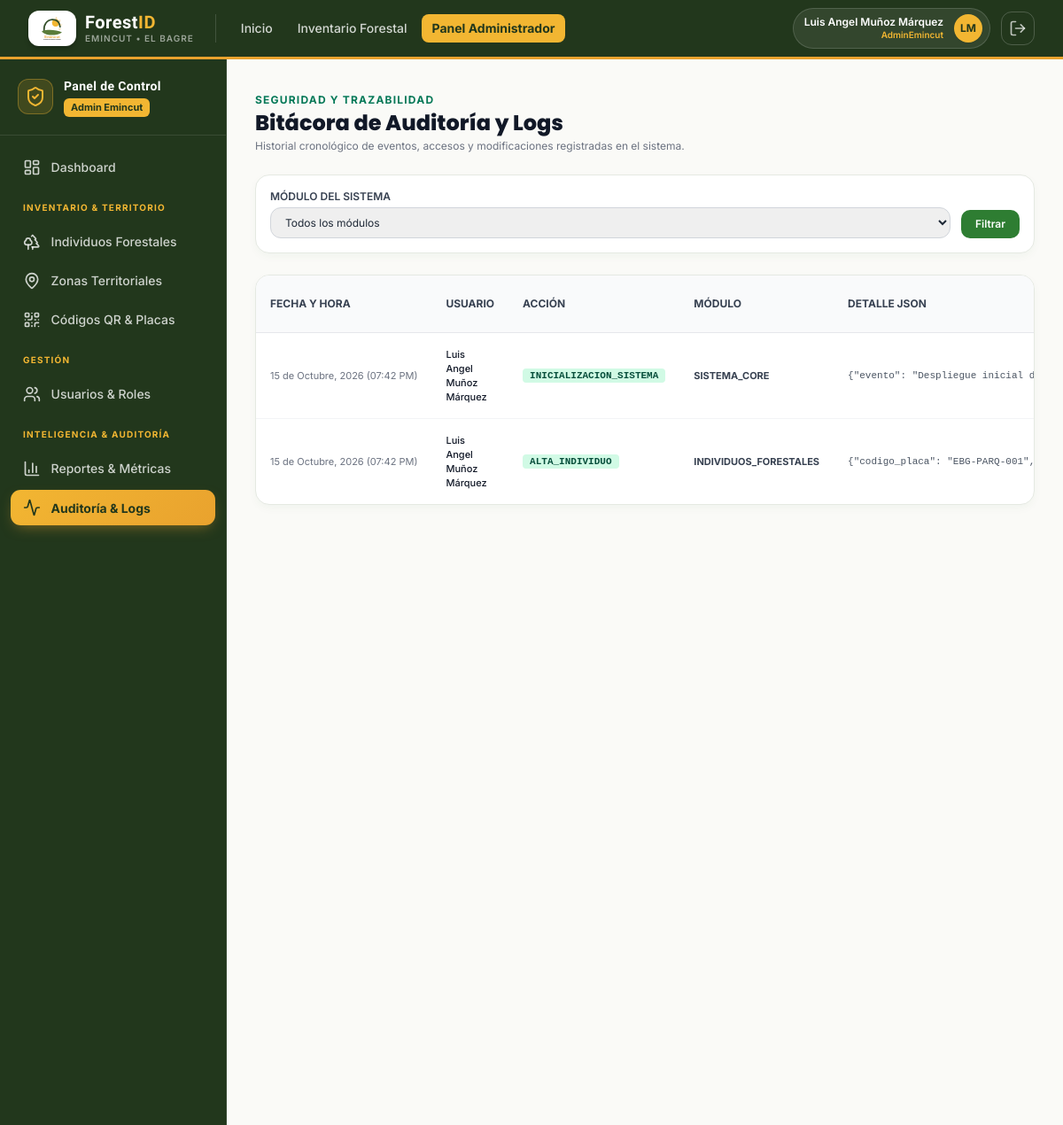
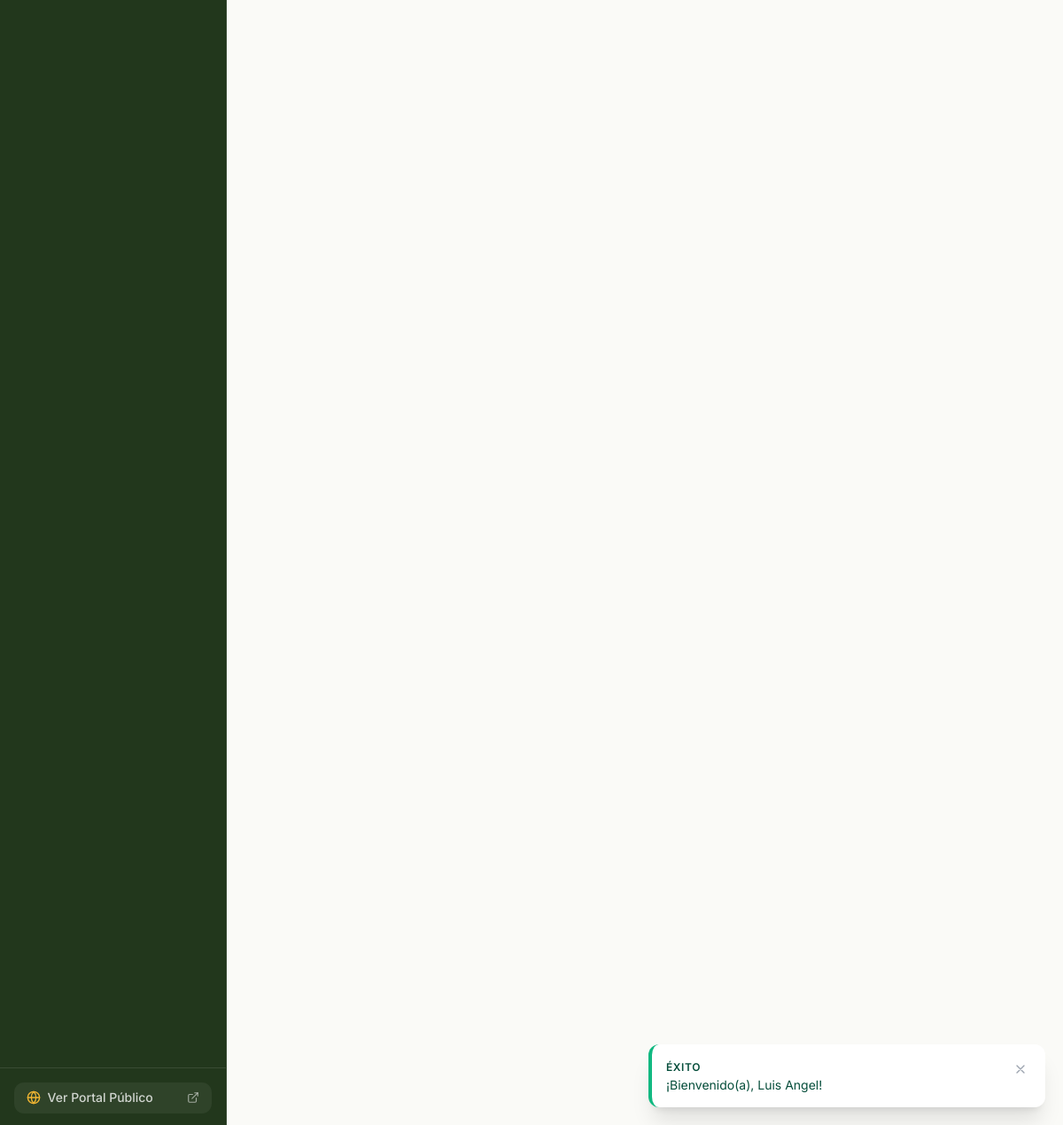
Page /admin/logs/index.php (signed in) on the committed database (2 pictures, top to bottom).
### tables this page shows
CREATE TABLE `logs_sistema` (
    `id_log` CHAR(36) NOT NULL DEFAULT (UUID()),
    `id_usuario` CHAR(36) NULL,
    `accion` VARCHAR(150) NOT NULL,
    `modulo_afectado` VARCHAR(100) NOT NULL,
    `detalle` JSON NULL,
    `ip_origen` VARCHAR(45) NULL,
    `fecha_registro` DATETIME NOT NULL DEFAULT CURRENT_TIMESTAMP,
    PRIMARY KEY (`id_log`),
    CONSTRAINT `fk_logs_usuarios` FOREIGN KEY (`id_usuario`) REFERENCES `usuarios` (`id_usuario`) ON UPDATE CASCADE ON DELETE SET NULL,
    INDEX `idx_logs_usuario` (`id_usuario`),
    INDEX `idx_logs_modulo` (`modulo_afectado`),
    INDEX `idx_logs_fecha` (`fecha_registro`)
);

CREATE TABLE `usuarios` (
    `id_usuario` CHAR(36) NOT NULL DEFAULT (UUID()),
    `id_rol` CHAR(36) NOT NULL,
    `nombres` VARCHAR(100) NOT NULL,
    `apellidos` VARCHAR(100) NOT NULL,
    `correo` VARCHAR(150) NOT NULL UNIQUE,
    `password_hash` VARCHAR(255) NOT NULL,
    `telefono` VARCHAR(20) NULL,
    `estado` TINYINT(1) NOT NULL DEFAULT 1 COMMENT '1: Activo, 0: Inactivo',
    `ultimo_acceso` DATETIME NULL,
    `fecha_creacion` DATETIME NOT NULL DEFAULT CURRENT_TIMESTAMP,
    PRIMARY KEY (`id_usuario`),
    CONSTRAINT `fk_usuarios_roles` FOREIGN KEY (`id_rol`) REFERENCES `roles` (`id_rol`) ON UPDATE CASCADE ON DELETE RESTRICT,
    INDEX `idx_usuarios_correo` (`correo`),
    INDEX `idx_usuarios_rol` (`id_rol`)
);

### admin/logs/index.php (the view, shortened to what this page needs)
<?php
require_once __DIR__ . '/../../includes/funciones.php';
$pdo = getDBConnection();
$where = "1=1";
$params = [];
$stmt = $pdo->prepare("
    SELECT l.*, u.nombres, u.apellidos, u.correo
    FROM `logs_sistema` l
    LEFT JOIN `usuarios` u ON l.id_usuario = u.id_usuario
    WHERE {$where}
    ORDER BY l.fecha_registro DESC
    LIMIT 100
");
$stmt->execute($params);
$logs = $stmt->fetchAll();
require_once __DIR__ . '/../../includes/header.php';
require_once __DIR__ . '/../../includes/navbar.php';
?>
<div class="flex-1 flex flex-col md:flex-row">
    <?php require_once __DIR__ . '/../../includes/sidebar_admin.php'; ?>
    <main class="flex-1 p-6 sm:p-8 space-y-6 overflow-y-auto">
        <div class="flex flex-col sm:flex-row items-start sm:items-center justify-between gap-4">
            <div>
                <span class="text-xs font-bold text-emerald-700 uppercase tracking-widest">Seguridad y Trazabilidad</span>
                <h1 class="font-heading font-extrabold text-2xl text-gray-900">Bitácora de Auditoría y Logs</h1>
                <p class="text-xs text-gray-500 mt-0.5">
                    Historial cronológico de eventos, accesos y modificaciones registradas en el sistema.
                </p>
            </div>
        </div>
        <div class="forest-card p-4">
            <form method="GET" action="index.php" class="flex flex-col sm:flex-row items-end gap-3">
                <div class="flex-1">
                    <label class="block text-xs font-semibold text-gray-700 uppercase mb-1">Módulo del Sistema</label>
                    <select name="modulo" class="w-full py-2 px-3 border border-gray-300 rounded-xl text-xs focus:ring-2 focus:ring-emerald-600 outline-none">
                        <option value="">Todos los módulos</option>
                    </select>
                </div>
                <button type="submit" class="btn-forest-primary text-xs py-2 px-4">Filtrar</button>
            </form>
        </div>
        <div class="forest-card overflow-hidden">
            <div class="overflow-x-auto">
                <table class="w-full text-left text-xs text-gray-600">
                    <thead class="bg-gray-50 border-b border-gray-200 text-gray-700 uppercase font-semibold">
                        <tr>
                            <th class="p-4">Fecha y Hora</th>
                            <th class="p-4">Usuario</th>
                            <th class="p-4">Acción</th>
                            <th class="p-4">Módulo</th>
                            <th class="p-4">Detalle JSON</th>
                        </tr>
                    </thead>
                    <tbody class="divide-y divide-gray-100 font-mono text-[11px]">
                        <?php if (empty($logs)): ?>
                            <tr>
                                <td colspan="6" class="p-8 text-center text-gray-400 italic font-sans">No hay registros de auditoría para mostrar.</td>
                            </tr>
                        <?php else: ?>
                            <?php foreach ($logs as $log): ?>
                                <tr class="hover:bg-gray-50 transition-colors">
                                    <td class="p-4 whitespace-nowrap text-gray-500 font-sans">
                                        <?= formatear_fecha($log['fecha_registro'], true) ?>
                                    </td>
                                    <td class="p-4 font-sans font-medium text-gray-900">
                                        <?= !empty($log['nombres']) ? htmlspecialchars($log['nombres'] . ' ' . $log['apellidos']) : '<span class="text-gray-400 italic">Anónimo / Sistema</span>' ?>
                                    </td>
                                    <td class="p-4">
                                        <span class="px-2 py-0.5 rounded bg-emerald-100 text-emerald-900 font-bold">
                                            <?= htmlspecialchars($log['accion']) ?>
                                        </span>
                                    </td>
                                    <td class="p-4 font-bold text-gray-700 font-sans">
                                        <?= htmlspecialchars($log['modulo_afectado']) ?>
                                    </td>
                                    <td class="p-4 text-gray-600 max-w-xs truncate" title="<?= htmlspecialchars($log['detalle'] ?? '') ?>">
                                        <?= htmlspecialchars($log['detalle'] ?? '{}') ?>
                                    </td>
                                </tr>
                            <?php endforeach; ?>
                        <?php endif; ?>
                    </tbody>
                </table>
            </div>
        </div>
    </main>
</div>
<?php require_once __DIR__ . '/../../includes/footer.php'; ?>

### assets/css/custom.css (style rules this page uses)
:root { --color-primary-dark: #1B5E20; --color-primary: #2E7D32; --color-primary-light: #4CAF50; --color-surface-soft: #E8F5E9; --color-surface-bg: #FAFAF7; --color-earth: #6D4C41; --color-text-main: #1F2937; }
body { background-color: var(--color-surface-bg); color: var(--color-text-main); font-family: 'Inter', -apple-system, BlinkMacSystemFont, "Segoe UI", Roboto, sans-serif; -webkit-font-smoothing: antialiased; }
h1, h2, h3, h4, h5, h6, .font-heading { font-family: 'Poppins', 'Inter', sans-serif; }
.forest-card { background: #FFFFFF; border: 1px solid #E5E9E2; border-radius: 1rem; box-shadow: 0 4px 12px -2px rgba(27, 94, 32, 0.05); transition: all 0.2s cubic-bezier(0.4, 0, 0.2, 1); }
.btn-forest-primary { background-color: #2E7D32; color: #FFFFFF; font-weight: 600; padding: 0.625rem 1.25rem; border-radius: 0.625rem; display: inline-flex; align-items: center; justify-content: center; gap: 0.5rem; transition: all 0.15s ease-in-out; }

### assets/css/emincut.css (style rules this page uses)
:root { --emi-verde: #5B7C3A; --emi-verde-claro: #7A9B54; --emi-verde-suave: #EDF2E5; --emi-verde-oscuro: #35502B; --emi-verde-noche: #22371C; --emi-ambar: #E9A22E; --emi-amarillo: #F2B632; --emi-amarillo-suave:#FBEFD4; --emi-blanco: #FFFFFF; --emi-hueso: #FBFAF6; --emi-tinta: #23291F; --emi-tinta-suave: #5C6455; }

### rows in the picture
logs_sistema: fecha_registro "15 de Octubre, 2026 (07:42 PM)", id_usuario.apellidos "Luis Angel Muñoz Márquez", accion "INICIALIZACION_SISTEMA", modulo_afectado "SISTEMA_CORE", detalle "{\"evento\": \"Despliegue inicial de base de…"
logs_sistema: fecha_registro "15 de Octubre, 2026 (07:42 PM)", id_usuario.apellidos "Luis Angel Muñoz Márquez", accion "ALTA_INDIVIDUO", modulo_afectado "INDIVIDUOS_FORESTALES", detalle "{\"codigo_placa\": \"EBG-PARQ-001\", \"especie\"…"

### other values in the picture
$cfg['badge'] "ÉXITO"
$mensaje "¡Bienvenido(a), Luis Angel!"
$usuario_actual['nombres'] . ' ' . $usuario_actual['apellidos'] "Luis Angel Muñoz Márquez"
$usuario_actual['nombre_rol'] "AdminEmincut"
